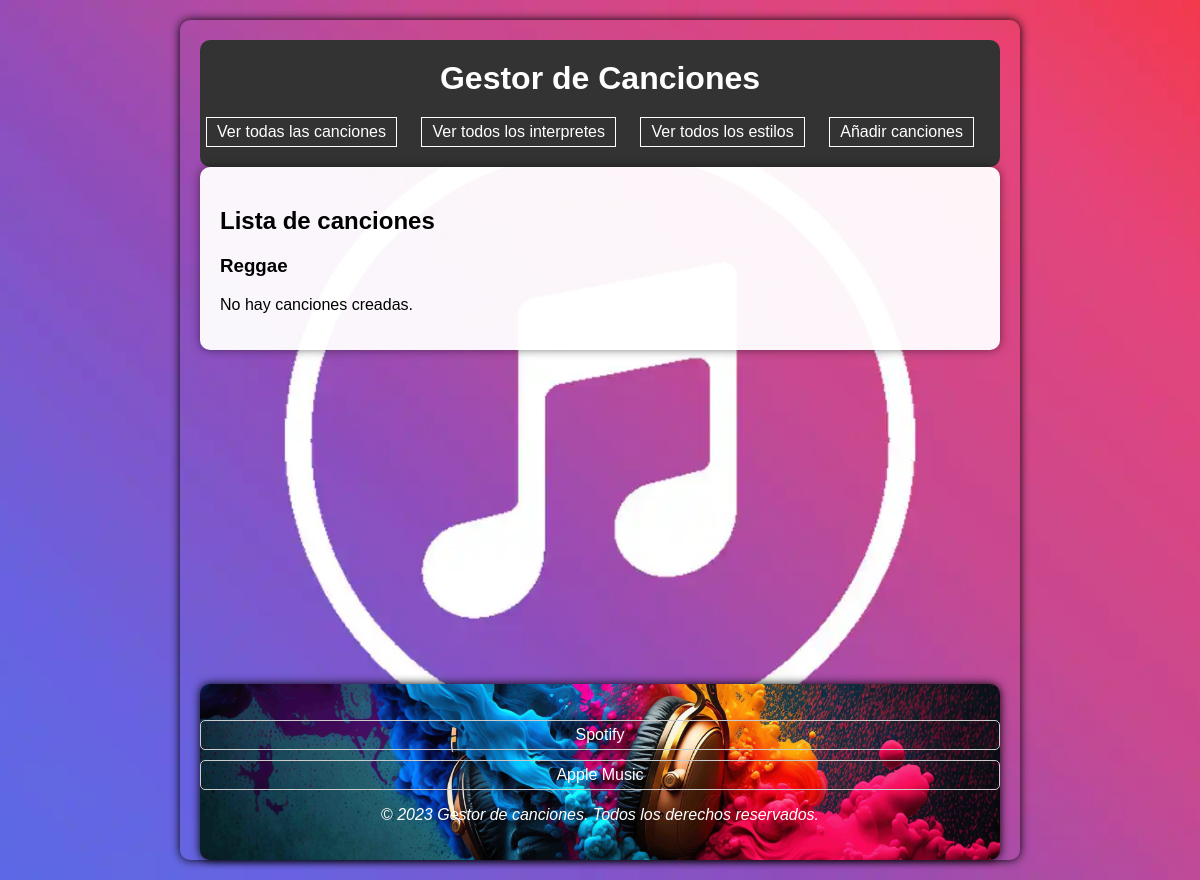
The page /estilos/8/canciones on the database as committed earlier.
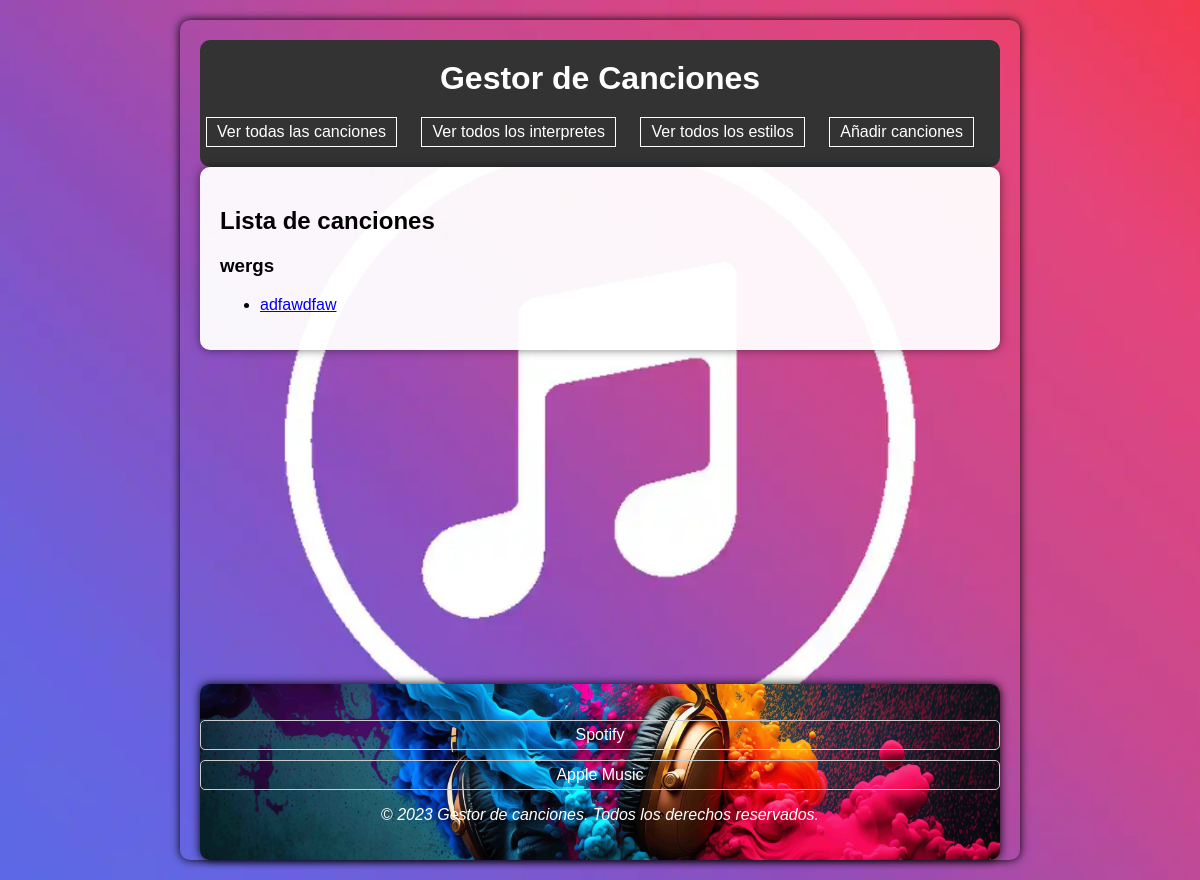
The same page on the database as committed later.
### appTop100/models.py (models this page shows, shortened)
class Estilo(models.Model):
    nombre = models.CharField(max_length=50)

class Cancion(models.Model):
    titulo = models.CharField(max_length=50)
    estilo = models.ForeignKey(Estilo, on_delete=models.CASCADE)
    interpretes = models.ManyToManyField(Interprete)
    fecha_lanzamiento = models.DateField(default=None, null=True)
    duracion = models.IntegerField(default=0)
    posicion = models.IntegerField(default=0)

### appTop100/views.py (the view)
# urls.py: path('estilos/<int:estilo_id>/canciones', views.index_canciones, name='canciones'),
def index_canciones(request, estilo_id):
        estilo = get_object_or_404(Estilo, pk=estilo_id)
        canciones =  estilo.cancion_set.all()
        context = {'estilo': estilo, 'canciones' : canciones }
        return render(request, 'canciones.html', context)

### appTop100/templates/canciones.html (shortened to what this page needs)
{% extends "base.html" %}
{% block contenido %}
<h2>Lista de canciones</h2>
<h3>{{ estilo.nombre }}</h3>
{% if canciones %}
	<ul>
	{% for c in canciones %}
		<li>
                    <a href="{% url 'cancion' c.id %}">{{ c.titulo}}</a>
		</li>
	{% endfor %}
	</ul>
{% else %}
<p>No hay canciones creadas.</p>
{% endif %}
{% endblock %}

Rows that differ between the two databases and show on the page:
computed for Estilo: nombre "Reggae" → "wergs"
added Cancion: titulo "adfawdfaw"
Other text that changed with them:
text no longer shown: "No hay canciones creadas."
